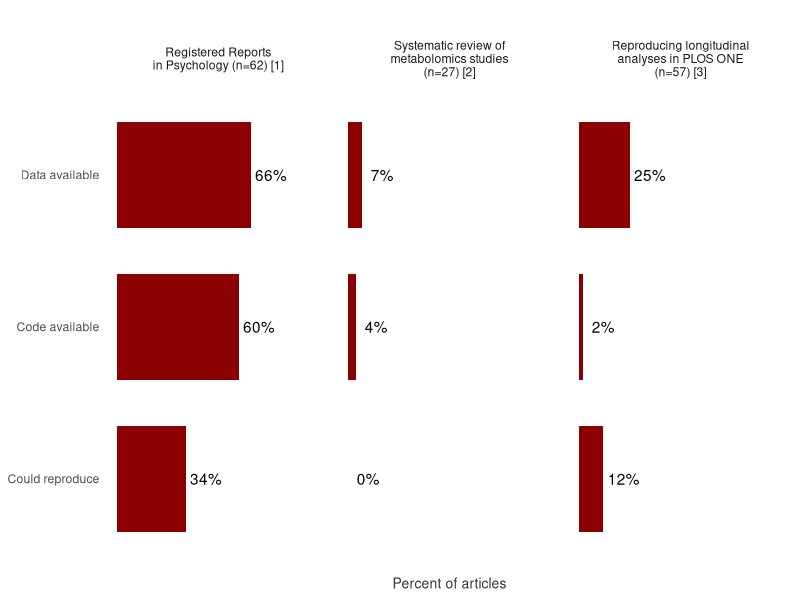

The R source for this figure:
## ---- chunk 1
#| include: false
knitr::opts_chunk$set(
  echo = FALSE,
  message = FALSE,
  warning = FALSE,
  dev = "CairoPNG",
  dpi = 300,
  fig.path = "images/",
  fig.align = "center",
  dev.args = list(bg = "transparent")
)

fa2 <- function(icon, fill = "#da9100") {
    fontawesome::fa(name = icon, fill = fill)
}
## ---- chunk 2
#| fig-dpi: 300
#| width: 80%
#| fig-width: 7
#| fig-height: 3
library(tidyverse)
tribble(
    ~study, ~text, ~value, ~total,
    1,"Data available", 41, 62,
    1,"Code available", 37, 62,
    1,"Could reproduce", 21, 62,
    2,"Data available", 2, 27,
    2,"Code available", 1, 27,
    2,"Could reproduce", 0, 27,
    3,"Data available", 14, 57,
    3,"Code available", 1, 57,
    3,"Could reproduce", 7, 57,
) %>% 
    mutate(
        study = fct_recode(
            as_factor(study),
            "Registered Reports\nin Psychology (n=62) [1]" = "1",
            "Systematic review of\nmetabolomics studies\n(n=27) [2]" = "2",
            "Reproducing longitudinal\nanalyses in PLOS ONE\n(n=57) [3]" = "3"
        ),
        text = fct_rev(fct_inorder(text)),
        value = round((value / total) * 100, 0)
    ) %>% 
    ggplot(aes(x = text, y = value, label = paste0(value, "%"))) +
    geom_col(fill = "#8b0000", width = 0.7) +
    geom_text(nudge_y = 10) +
    theme_minimal() +
    coord_flip(ylim = c(0, 100)) +
    facet_grid(cols = vars(study), scales = "free") +
    labs(y = "Percent of articles",
         title = "") +
    theme(
        axis.title.y = element_blank(),
        panel.grid = element_blank(),
        axis.text.x = element_blank(),
        axis.title.x = element_text(colour = "grey20", size = 10)
    )
